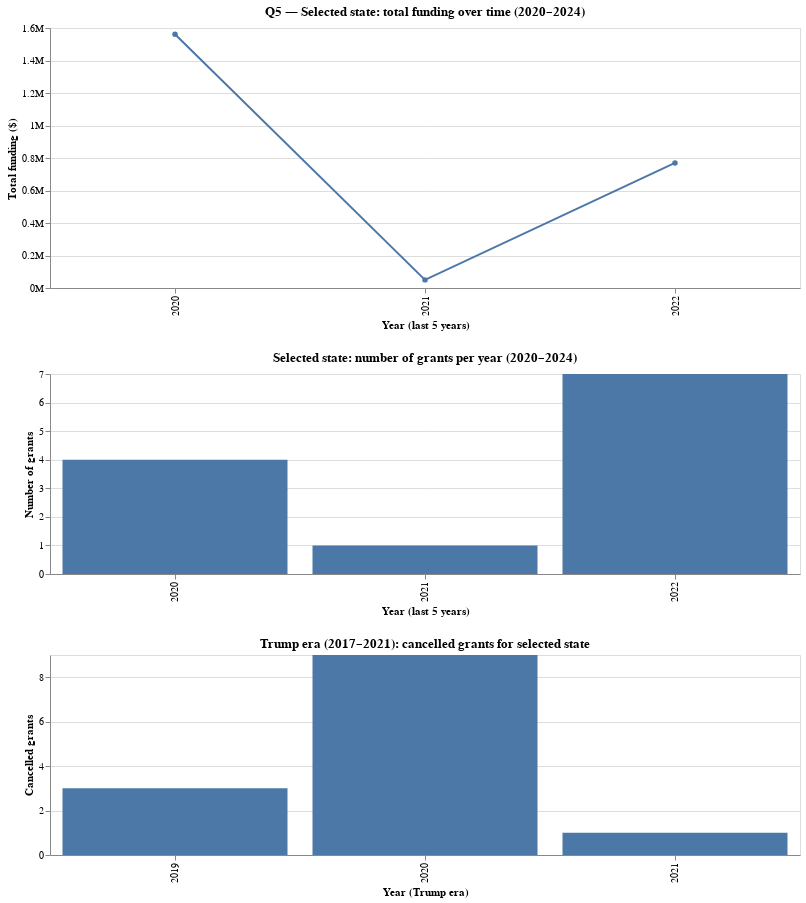

The notebook cell saved with this chart:
### Code cell
(q5_amount_line & q5_count_bar & q5_cancelled)

### Figure 1 — Vega specification as saved in the notebook (floating-point values rounded to 4 significant figures; data arrays with more than 128 entries replaced by an {"elided": "..."} marker saying what was removed)
{"$schema": "https://vega.github.io/schema/vega/v5.json", "data": [{"name": "_server_source_1", "values": {"elided": "152 records"}}, {"name": "_server_source_0", "values": {"elided": "231 records"}}, {"name": "param_24_store", "values": [{"unit": "view_23", "fields": [{"type": "E", "field": "state"}], "values": ["AK"]}]}, {"name": "source_0", "source": "_server_source_0", "transform": [{"type": "filter", "expr": "!length(data(\"param_24_store\")) || vlSelectionTest(\"param_24_store\", datum)"}, {"type": "project", "fields": ["grants_count", "state", "total_amount", "year"]}]}, {"name": "data_0", "source": "source_0", "transform": [{"type": "filter", "expr": "isValid(datum[\"total_amount\"]) && isFinite(+datum[\"total_amount\"])"}, {"type": "project", "fields": ["grants_count", "state", "total_amount", "year"]}]}, {"name": "data_1", "source": "source_0", "transform": [{"type": "stack", "field": "grants_count", "groupby": ["year"], "sort": {"field": [], "order": []}, "as": ["grants_count_start", "grants_count_end"], "offset": "zero"}, {"type": "filter", "expr": "isValid(datum[\"grants_count\"]) && isFinite(+datum[\"grants_count\"])"}, {"type": "project", "fields": ["grants_count", "grants_count_end", "grants_count_start", "state", "total_amount", "year"]}]}, {"name": "source_1", "source": "_server_source_1", "transform": [{"type": "filter", "expr": "!length(data(\"param_24_store\")) || vlSelectionTest(\"param_24_store\", datum)"}, {"type": "stack", "field": "cancelled_count", "groupby": ["year"], "sort": {"field": [], "order": []}, "as": ["cancelled_count_start", "cancelled_count_end"], "offset": "zero"}, {"type": "filter", "expr": "isValid(datum[\"cancelled_count\"]) && isFinite(+datum[\"cancelled_count\"])"}, {"type": "project", "fields": ["cancelled_amount", "cancelled_count", "cancelled_count_end", "cancelled_count_start", "state", "year"]}]}, {"name": "source_0_concat_0_x_domain_year_0", "source": "source_0", "transform": [{"type": "aggregate", "groupby": ["year"], "fields": [], "ops": [], "as": []}, {"type": "formula", "expr": "datum['year']", "as": "sort_field"}, {"type": "project", "fields": ["year"]}]}, {"name": "data_0_concat_0_x_domain_year_1", "source": "data_0", "transform": [{"type": "aggregate", "groupby": ["year"], "fields": [], "ops": [], "as": []}, {"type": "formula", "expr": "datum['year']", "as": "sort_field"}, {"type": "project", "fields": ["year"]}]}, {"name": "data_1_view_24_x_domain_year", "source": "data_1", "transform": [{"type": "aggregate", "groupby": ["year"], "fields": [], "ops": [], "as": []}, {"type": "formula", "expr": "datum['year']", "as": "sort_field"}, {"type": "project", "fields": ["year"]}]}, {"name": "source_1_view_25_x_domain_year", "source": "source_1", "transform": [{"type": "aggregate", "groupby": ["year"], "fields": [], "ops": [], "as": []}, {"type": "formula", "expr": "datum['year']", "as": "sort_field"}, {"type": "project", "fields": ["year"]}]}], "signals": [{"name": "concat_0_height", "value": 260}, {"name": "view_24_height", "value": 200}, {"name": "view_25_height", "value": 200}, {"name": "unit", "value": {}, "on": [{"events": "pointermove", "update": "isTuple(group()) ? group() : unit"}]}, {"name": "param_24_state", "init": "\"AK\"", "bind": {"input": "select", "options": ["AK", "AL", "AR", "AZ", "CA", "CO", "CT", "DC", "DE", "FL", "GA", "HI", "IA", "ID", "IL", "IN", "KS", "KY", "LA", "MA", "MD", "ME", "MI", "MN", "MO", "MS", "MT", "NC", "ND", "NE", "NH", "NJ", "NM", "NV", "NY", "OH", "OK", "OR", "PA", "PR", "RI", "SC", "SD", "TN", "TX", "UT", "VA", "VT", "WA", "WI", "WV", "WY"], "name": "Select state: "}}, {"name": "param_24", "update": "vlSelectionResolve(\"param_24_store\", \"union\", true, true)"}], "marks": [{"type": "group", "name": "concat_0_group", "encode": {"update": {"width": {"signal": "width"}, "height": {"signal": "concat_0_height"}}}, "signals": [{"name": "param_24_tuple", "update": "param_24_state !== null ? {fields: param_24_tuple_fields, values: [param_24_state]} : null"}, {"name": "param_24_tuple_fields", "value": [{"type": "E", "field": "state"}]}, {"name": "param_24_modify", "on": [{"events": {"signal": "param_24_tuple"}, "update": "modify(\"param_24_store\", param_24_tuple, true)"}]}], "marks": [{"type": "line", "name": "view_23_marks", "from": {"data": "source_0"}, "sort": {"field": "x"}, "encode": {"update": {"y": {"field": "total_amount", "scale": "concat_0_y"}, "stroke": {"value": "#4c78a8"}, "tooltip": {"signal": "{\"state\": isValid(datum[\"state\"]) ? datum[\"state\"] : \"\"+datum[\"state\"], \"year\": isValid(datum[\"year\"]) ? datum[\"year\"] : \"\"+datum[\"year\"], \"Total funding ($)\": format(datum[\"total_amount\"], \",.0f\"), \"Number of grants\": format(datum[\"grants_count\"], \"\")}"}, "defined": {"signal": "isValid(datum[\"total_amount\"]) && isFinite(+datum[\"total_amount\"])"}, "x": {"field": "year", "scale": "concat_0_x"}}}, "interactive": true, "style": ["line"]}, {"type": "symbol", "name": "concat_0_layer_1_marks", "from": {"data": "data_0"}, "encode": {"update": {"y": {"field": "total_amount", "scale": "concat_0_y"}, "opacity": {"value": 1}, "tooltip": {"signal": "{\"state\": isValid(datum[\"state\"]) ? datum[\"state\"] : \"\"+datum[\"state\"], \"year\": isValid(datum[\"year\"]) ? datum[\"year\"] : \"\"+datum[\"year\"], \"Total funding ($)\": format(datum[\"total_amount\"], \",.0f\"), \"Number of grants\": format(datum[\"grants_count\"], \"\")}"}, "fill": {"value": "#4c78a8"}, "x": {"field": "year", "scale": "concat_0_x"}}}, "style": ["point"], "interactive": true}], "axes": [{"scale": "concat_0_y", "maxExtent": 0, "domain": false, "ticks": false, "minExtent": 0, "gridScale": "concat_0_x", "labels": false, "grid": true, "zindex": 0, "orient": "left", "aria": false, "tickCount": {"signal": "ceil(concat_0_height/40)"}}, {"scale": "concat_0_x", "grid": false, "orient": "bottom", "title": "Year (last 5 years)", "labelAlign": "right", "labelBaseline": "middle", "labelAngle": 270, "zindex": 0}, {"scale": "concat_0_y", "zindex": 0, "grid": false, "title": "Total funding ($)", "labelOverlap": true, "tickCount": {"signal": "ceil(concat_0_height/40)"}, "orient": "left", "format": "~s"}], "title": {"text": "Q5 — Selected state: total funding over time (2020–2024)", "frame": "group"}, "style": "cell"}, {"type": "group", "name": "view_24_group", "encode": {"update": {"height": {"signal": "view_24_height"}, "width": {"signal": "width"}}}, "signals": [{"name": "param_24_tuple", "update": "param_24_state !== null ? {fields: param_24_tuple_fields, values: [param_24_state]} : null"}, {"name": "param_24_tuple_fields", "value": [{"type": "E", "field": "state"}]}, {"name": "param_24_modify", "on": [{"events": {"signal": "param_24_tuple"}, "update": "modify(\"param_24_store\", param_24_tuple, true)"}]}], "marks": [{"type": "rect", "name": "view_24_marks", "from": {"data": "data_1"}, "encode": {"update": {"fill": {"value": "#4c78a8"}, "x": {"field": "year", "scale": "view_24_x"}, "y": {"field": "grants_count_end", "scale": "view_24_y"}, "width": {"signal": "max(0.25, bandwidth('view_24_x'))"}, "y2": {"field": "grants_count_start", "scale": "view_24_y"}, "tooltip": {"signal": "{\"state\": isValid(datum[\"state\"]) ? datum[\"state\"] : \"\"+datum[\"state\"], \"year\": isValid(datum[\"year\"]) ? datum[\"year\"] : \"\"+datum[\"year\"], \"Number of grants\": format(datum[\"grants_count\"], \"\"), \"Total funding ($)\": format(datum[\"total_amount\"], \",.0f\")}"}}}, "style": ["bar"], "interactive": true}], "axes": [{"scale": "view_24_y", "grid": true, "domain": false, "gridScale": "view_24_x", "orient": "left", "zindex": 0, "aria": false, "maxExtent": 0, "ticks": false, "labels": false, "tickCount": {"signal": "ceil(view_24_height/40)"}, "minExtent": 0}, {"scale": "view_24_x", "labelAngle": 270, "labelBaseline": "middle", "zindex": 0, "labelAlign": "right", "title": "Year (last 5 years)", "orient": "bottom", "grid": false}, {"scale": "view_24_y", "title": "Number of grants", "tickCount": {"signal": "ceil(view_24_height/40)"}, "zindex": 0, "orient": "left", "labelOverlap": true, "grid": false}], "title": {"text": "Selected state: number of grants per year (2020–2024)", "frame": "group"}, "style": "cell"}, {"type": "group", "name": "view_25_group", "encode": {"update": {"width": {"signal": "width"}, "height": {"signal": "view_25_height"}}}, "signals": [{"name": "param_24_tuple", "update": "param_24_state !== null ? {fields: param_24_tuple_fields, values: [param_24_state]} : null"}, {"name": "param_24_tuple_fields", "value": [{"type": "E", "field": "state"}]}, {"name": "param_24_modify", "on": [{"events": {"signal": "param_24_tuple"}, "update": "modify(\"param_24_store\", param_24_tuple, true)"}]}], "marks": [{"type": "rect", "name": "view_25_marks", "from": {"data": "source_1"}, "encode": {"update": {"fill": {"value": "#4c78a8"}, "width": {"signal": "max(0.25, bandwidth('view_25_x'))"}, "x": {"field": "year", "scale": "view_25_x"}, "tooltip": {"signal": "{\"state\": isValid(datum[\"state\"]) ? datum[\"state\"] : \"\"+datum[\"state\"], \"year\": isValid(datum[\"year\"]) ? datum[\"year\"] : \"\"+datum[\"year\"], \"Cancelled grants\": format(datum[\"cancelled_count\"], \"\"), \"Cancelled amount ($)\": format(datum[\"cancelled_amount\"], \",.0f\")}"}, "y": {"field": "cancelled_count_end", "scale": "view_25_y"}, "y2": {"field": "cancelled_count_start", "scale": "view_25_y"}}}, "style": ["bar"], "interactive": true}], "axes": [{"scale": "view_25_y", "tickCount": {"signal": "ceil(view_25_height/40)"}, "minExtent": 0, "labels": false, "gridScale": "view_25_x", "ticks": false, "maxExtent": 0, "zindex": 0, "grid": true, "orient": "left", "domain": false, "aria": false}, {"scale": "view_25_x", "labelAlign": "right", "labelAngle": 270, "labelBaseline": "middle", "title": "Year (Trump era)", "grid": false, "orient": "bottom", "zindex": 0}, {"scale": "view_25_y", "labelOverlap": true, "tickCount": {"signal": "ceil(view_25_height/40)"}, "zindex": 0, "grid": false, "title": "Cancelled grants", "orient": "left"}], "title": {"text": "Trump era (2017–2021): cancelled grants for selected state", "frame": "group"}, "style": "cell"}], "scales": [{"name": "concat_0_x", "type": "point", "domain": {"fields": [{"data": "source_0_concat_0_x_domain_year_0", "field": "year"}, {"data": "data_0_concat_0_x_domain_year_1", "field": "year"}], "sort": true}, "range": [0, {"signal": "width"}], "padding": 0.5}, {"name": "concat_0_y", "type": "linear", "domain": {"fields": [{"data": "source_0", "field": "total_amount"}, {"data": "data_0", "field": "total_amount"}]}, "range": [{"signal": "concat_0_height"}, 0], "nice": true, "zero": true}, {"name": "view_24_x", "type": "band", "domain": {"data": "data_1_view_24_x_domain_year", "field": "year", "sort": true}, "range": [0, {"signal": "width"}], "paddingInner": 0.1, "paddingOuter": 0.05}, {"name": "view_24_y", "type": "linear", "domain": {"data": "data_1", "fields": ["grants_count_start", "grants_count_end"]}, "range": [{"signal": "view_24_height"}, 0], "nice": true, "zero": true}, {"name": "view_25_x", "type": "band", "domain": {"data": "source_1_view_25_x_domain_year", "field": "year", "sort": true}, "range": [0, {"signal": "width"}], "paddingOuter": 0.05, "paddingInner": 0.1}, {"name": "view_25_y", "type": "linear", "domain": {"data": "source_1", "fields": ["cancelled_count_start", "cancelled_count_end"]}, "range": [{"signal": "view_25_height"}, 0], "zero": true, "nice": true}], "layout": {"padding": 20, "columns": 1, "bounds": "full", "align": "each"}, "padding": 5, "background": "white", "width": 750}
